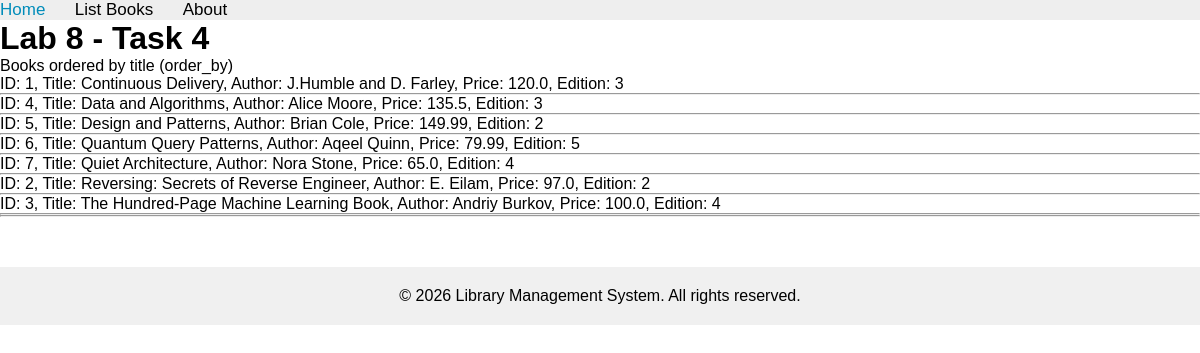
The app's page /books/lab8/task4, older data.
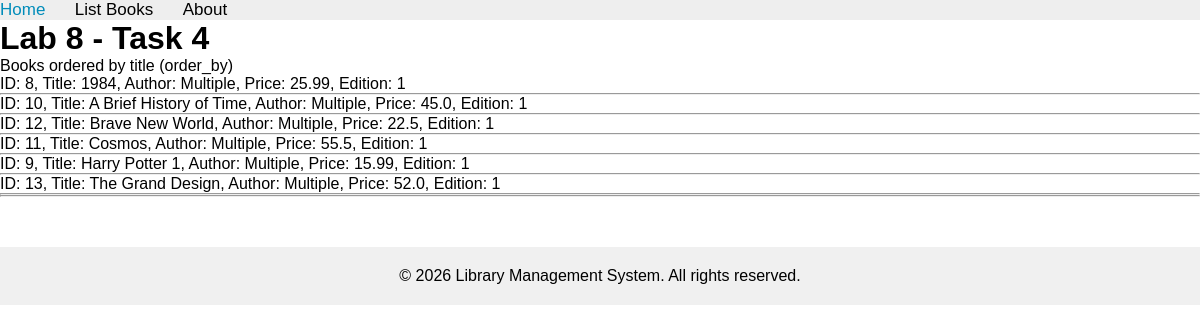
The same page, newer data.
### apps/bookmodule/models.py (models this page shows, shortened)
class Book(models.Model):
    title = models.CharField(max_length=100)
    price = models.FloatField(default=0.0)
    quantity = models.IntegerField(default=1)
    pubdate = models.DateTimeField()
    rating = models.SmallIntegerField(default=1)
    publisher = models.ForeignKey(Publisher, null=True, blank=True, on_delete=models.SET_NULL, related_name='books')
    authors = models.ManyToManyField(Author, related_name='books')
    author = models.CharField(max_length=50, default='Unknown')
    edition = models.SmallIntegerField(default=1)

### apps/bookmodule/views.py (the view)
# urls.py: path('lab8/task4', views.lab8_task4, name="books.lab8_task4"),
def lab8_task4(request):
    books = Book.objects.order_by('title')
    return render(request, 'bookmodule/lab8_task4.html', {'books': books})

### apps/templates/bookmodule/lab8_task4.html (shortened to what this page needs)
{% extends "layouts/base.html" %}
{% block content %}
<h1>Lab 8 - Task 4</h1>
<p>Books ordered by title (order_by)</p>
{% if books %}
    {% for book in books %}
        ID: {{ book.id }}, Title: {{ book.title }}, Author: {{ book.author }}, Price: {{ book.price }}, Edition: {{ book.edition }}
        <hr>
    {% endfor %}
{% else %}
    <p>No books found.</p>
{% endif %}
{% endblock content %}

Row changes from the older to the newer data that the page shows:
removed Book: id "1", title "Continuous Delivery", author "J.Humble and D. Farley", price "120.0", edition "3"
removed Book: id "4", title "Data and Algorithms", author "Alice Moore", price "135.5", edition "3"
removed Book: id "5", title "Design and Patterns", author "Brian Cole", price "149.99", edition "2"
removed Book: id "6", title "Quantum Query Patterns", author "Aqeel Quinn", price "79.99", edition "5"
removed Book: id "7", title "Quiet Architecture", author "Nora Stone", price "65.0", edition "4"
removed Book: id "2", title "Reversing: Secrets of Reverse Engineer", author "E. Eilam", price "97.0", edition "2"
removed Book: id "3", title "The Hundred-Page Machine Learning Book", author "Andriy Burkov", price "100.0", edition "4"
added Book: id "8", title "1984", author "Multiple", price "25.99", edition "1"
added Book: id "10", title "A Brief History of Time", author "Multiple", price "45.0", edition "1"
added Book: id "12", title "Brave New World", author "Multiple", price "22.5", edition "1"
added Book: id "11", title "Cosmos", author "Multiple", price "55.5", edition "1"
added Book: id "9", title "Harry Potter 1", author "Multiple", price "15.99", edition "1"
added Book: id "13", title "The Grand Design", author "Multiple", price "52.0", edition "1"
